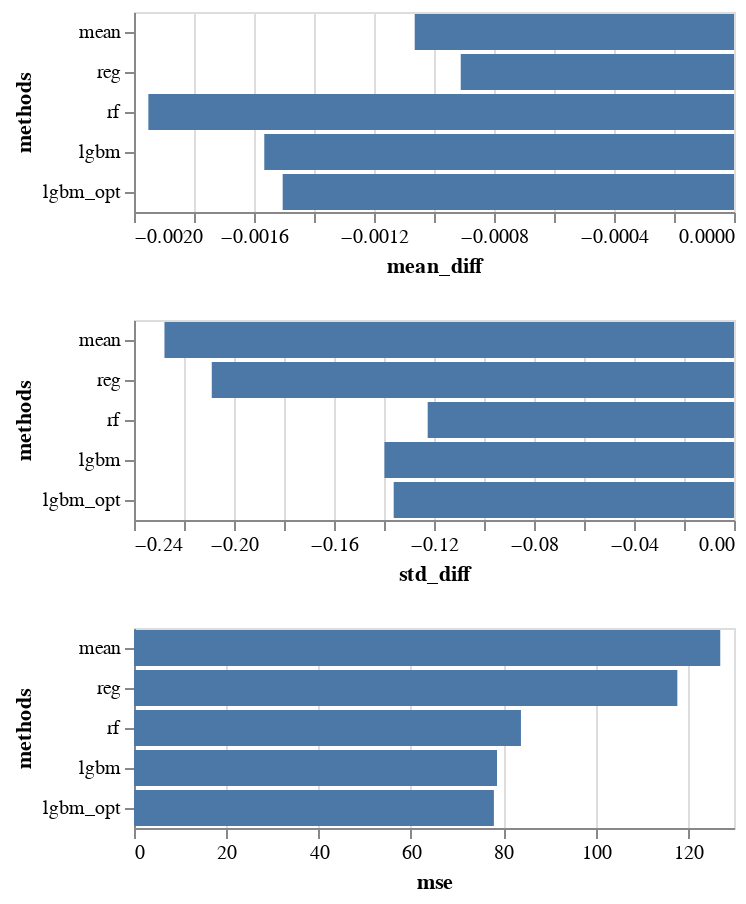

The notebook cell saved with this chart:
### Code cell
bar_charts = alt.Chart(results).mark_bar().encode(
    x=alt.X(alt.repeat("repeat"), type='quantitative'),
    y=alt.Y('methods', sort=methods)
).repeat(
    metrics
).properties(
    columns=1
)
bar_charts

### Figure 1 — Vega specification as saved in the notebook (floating-point values rounded to 4 significant figures)
{"$schema": "https://vega.github.io/schema/vega/v5.json", "data": [{"name": "source_0"}, {"name": "data_1", "values": [{"mean_diff": -0.001064, "mean_diff_end": -0.001064, "mean_diff_start": 0.0, "methods": "mean"}, {"mean_diff": -0.0009109, "mean_diff_end": -0.0009109, "mean_diff_start": 0.0, "methods": "reg"}, {"mean_diff": -0.001952, "mean_diff_end": -0.001952, "mean_diff_start": 0.0, "methods": "rf"}, {"mean_diff": -0.001566, "mean_diff_end": -0.001566, "mean_diff_start": 0.0, "methods": "lgbm"}, {"mean_diff": -0.001504, "mean_diff_end": -0.001504, "mean_diff_start": 0.0, "methods": "lgbm_opt"}]}, {"name": "data_2", "values": [{"methods": "mean", "std_diff": -0.2278, "std_diff_end": -0.2278, "std_diff_start": 0.0}, {"methods": "reg", "std_diff": -0.2089, "std_diff_end": -0.2089, "std_diff_start": 0.0}, {"methods": "rf", "std_diff": -0.1225, "std_diff_end": -0.1225, "std_diff_start": 0.0}, {"methods": "lgbm", "std_diff": -0.1398, "std_diff_end": -0.1398, "std_diff_start": 0.0}, {"methods": "lgbm_opt", "std_diff": -0.1361, "std_diff_end": -0.1361, "std_diff_start": 0.0}]}, {"name": "data_3", "values": [{"methods": "mean", "mse": 127.0, "mse_end": 127.0, "mse_start": 0.0}, {"methods": "reg", "mse": 117.7, "mse_end": 117.7, "mse_start": 0.0}, {"methods": "rf", "mse": 83.84, "mse_end": 83.84, "mse_start": 0.0}, {"methods": "lgbm", "mse": 78.65, "mse_end": 78.65, "mse_start": 0.0}, {"methods": "lgbm_opt", "mse": 77.98, "mse_end": 77.98, "mse_start": 0.0}]}, {"name": "source_0_child__mean_diff_y_domain_methods", "values": [{"methods": "mean", "sort_field": 0.0}, {"methods": "reg", "sort_field": 1.0}, {"methods": "rf", "sort_field": 2.0}, {"methods": "lgbm", "sort_field": 3.0}, {"methods": "lgbm_opt", "sort_field": 4.0}]}, {"name": "source_0_child__std_diff_y_domain_methods", "values": [{"methods": "mean", "sort_field": 0.0}, {"methods": "reg", "sort_field": 1.0}, {"methods": "rf", "sort_field": 2.0}, {"methods": "lgbm", "sort_field": 3.0}, {"methods": "lgbm_opt", "sort_field": 4.0}]}, {"name": "source_0_child__mse_y_domain_methods", "values": [{"methods": "mean", "sort_field": 0.0}, {"methods": "reg", "sort_field": 1.0}, {"methods": "rf", "sort_field": 2.0}, {"methods": "lgbm", "sort_field": 3.0}, {"methods": "lgbm_opt", "sort_field": 4.0}]}], "signals": [{"name": "child__mean_diff_y_step", "value": 20}, {"name": "child__mean_diff_height", "update": "bandspace(domain('child__mean_diff_y').length, 0.1, 0.05) * child__mean_diff_y_step"}, {"name": "child__std_diff_y_step", "value": 20}, {"name": "child__std_diff_height", "update": "bandspace(domain('child__std_diff_y').length, 0.1, 0.05) * child__std_diff_y_step"}, {"name": "child__mse_y_step", "value": 20}, {"name": "child__mse_height", "update": "bandspace(domain('child__mse_y').length, 0.1, 0.05) * child__mse_y_step"}], "marks": [{"type": "group", "name": "child__mean_diff_group", "encode": {"update": {"height": {"signal": "child__mean_diff_height"}, "width": {"signal": "width"}}}, "marks": [{"type": "rect", "name": "child__mean_diff_marks", "from": {"data": "data_1"}, "encode": {"update": {"x": {"field": "mean_diff_end", "scale": "child__mean_diff_x"}, "x2": {"field": "mean_diff_start", "scale": "child__mean_diff_x"}, "ariaRoleDescription": {"value": "bar"}, "description": {"signal": "\"mean_diff: \" + (format(datum[\"mean_diff\"], \"\")) + \"; methods: \" + (isValid(datum[\"methods\"]) ? datum[\"methods\"] : \"\"+datum[\"methods\"])"}, "fill": {"value": "#4c78a8"}, "y": {"field": "methods", "scale": "child__mean_diff_y"}, "height": {"signal": "max(0.25, bandwidth('child__mean_diff_y'))"}}}, "style": ["bar"]}], "axes": [{"scale": "child__mean_diff_x", "gridScale": "child__mean_diff_y", "grid": true, "aria": false, "orient": "bottom", "zindex": 0, "labels": false, "minExtent": 0, "tickCount": {"signal": "ceil(width/40)"}, "ticks": false, "maxExtent": 0, "domain": false}, {"scale": "child__mean_diff_x", "labelFlush": true, "grid": false, "title": "mean_diff", "labelOverlap": true, "tickCount": {"signal": "ceil(width/40)"}, "zindex": 0, "orient": "bottom"}, {"scale": "child__mean_diff_y", "title": "methods", "grid": false, "orient": "left", "zindex": 0}], "style": "cell"}, {"type": "group", "name": "child__std_diff_group", "encode": {"update": {"height": {"signal": "child__std_diff_height"}, "width": {"signal": "width"}}}, "marks": [{"type": "rect", "name": "child__std_diff_marks", "from": {"data": "data_2"}, "encode": {"update": {"ariaRoleDescription": {"value": "bar"}, "x": {"field": "std_diff_end", "scale": "child__std_diff_x"}, "y": {"field": "methods", "scale": "child__std_diff_y"}, "height": {"signal": "max(0.25, bandwidth('child__std_diff_y'))"}, "description": {"signal": "\"std_diff: \" + (format(datum[\"std_diff\"], \"\")) + \"; methods: \" + (isValid(datum[\"methods\"]) ? datum[\"methods\"] : \"\"+datum[\"methods\"])"}, "x2": {"field": "std_diff_start", "scale": "child__std_diff_x"}, "fill": {"value": "#4c78a8"}}}, "style": ["bar"]}], "axes": [{"scale": "child__std_diff_x", "tickCount": {"signal": "ceil(width/40)"}, "maxExtent": 0, "ticks": false, "gridScale": "child__std_diff_y", "orient": "bottom", "grid": true, "minExtent": 0, "aria": false, "domain": false, "labels": false, "zindex": 0}, {"scale": "child__std_diff_x", "zindex": 0, "orient": "bottom", "title": "std_diff", "grid": false, "labelOverlap": true, "tickCount": {"signal": "ceil(width/40)"}, "labelFlush": true}, {"scale": "child__std_diff_y", "orient": "left", "title": "methods", "zindex": 0, "grid": false}], "style": "cell"}, {"type": "group", "name": "child__mse_group", "encode": {"update": {"width": {"signal": "width"}, "height": {"signal": "child__mse_height"}}}, "marks": [{"type": "rect", "name": "child__mse_marks", "from": {"data": "data_3"}, "encode": {"update": {"y": {"field": "methods", "scale": "child__mse_y"}, "ariaRoleDescription": {"value": "bar"}, "height": {"signal": "max(0.25, bandwidth('child__mse_y'))"}, "x2": {"field": "mse_start", "scale": "child__mse_x"}, "x": {"field": "mse_end", "scale": "child__mse_x"}, "fill": {"value": "#4c78a8"}, "description": {"signal": "\"mse: \" + (format(datum[\"mse\"], \"\")) + \"; methods: \" + (isValid(datum[\"methods\"]) ? datum[\"methods\"] : \"\"+datum[\"methods\"])"}}}, "style": ["bar"]}], "axes": [{"scale": "child__mse_x", "aria": false, "gridScale": "child__mse_y", "labels": false, "maxExtent": 0, "ticks": false, "zindex": 0, "grid": true, "orient": "bottom", "minExtent": 0, "tickCount": {"signal": "ceil(width/40)"}, "domain": false}, {"scale": "child__mse_x", "orient": "bottom", "title": "mse", "labelFlush": true, "grid": false, "labelOverlap": true, "tickCount": {"signal": "ceil(width/40)"}, "zindex": 0}, {"scale": "child__mse_y", "title": "methods", "orient": "left", "grid": false, "zindex": 0}], "style": "cell"}], "scales": [{"name": "child__mean_diff_x", "type": "linear", "domain": {"data": "data_1", "fields": ["mean_diff_start", "mean_diff_end"]}, "range": [0, {"signal": "width"}], "nice": true, "zero": true}, {"name": "child__mean_diff_y", "type": "band", "domain": {"data": "source_0_child__mean_diff_y_domain_methods", "field": "methods", "sort": {"op": "max", "field": "sort_field"}}, "range": {"step": {"signal": "child__mean_diff_y_step"}}, "paddingOuter": 0.05, "paddingInner": 0.1}, {"name": "child__std_diff_x", "type": "linear", "domain": {"data": "data_2", "fields": ["std_diff_start", "std_diff_end"]}, "range": [0, {"signal": "width"}], "nice": true, "zero": true}, {"name": "child__std_diff_y", "type": "band", "domain": {"data": "source_0_child__std_diff_y_domain_methods", "field": "methods", "sort": {"op": "max", "field": "sort_field"}}, "range": {"step": {"signal": "child__std_diff_y_step"}}, "paddingInner": 0.1, "paddingOuter": 0.05}, {"name": "child__mse_x", "type": "linear", "domain": {"data": "data_3", "fields": ["mse_start", "mse_end"]}, "range": [0, {"signal": "width"}], "nice": true, "zero": true}, {"name": "child__mse_y", "type": "band", "domain": {"data": "source_0_child__mse_y_domain_methods", "field": "methods", "sort": {"op": "max", "field": "sort_field"}}, "range": {"step": {"signal": "child__mse_y_step"}}, "paddingInner": 0.1, "paddingOuter": 0.05}], "width": 300, "background": "white", "layout": {"padding": 20, "columns": 1, "bounds": "full", "align": "all"}, "padding": 5}
